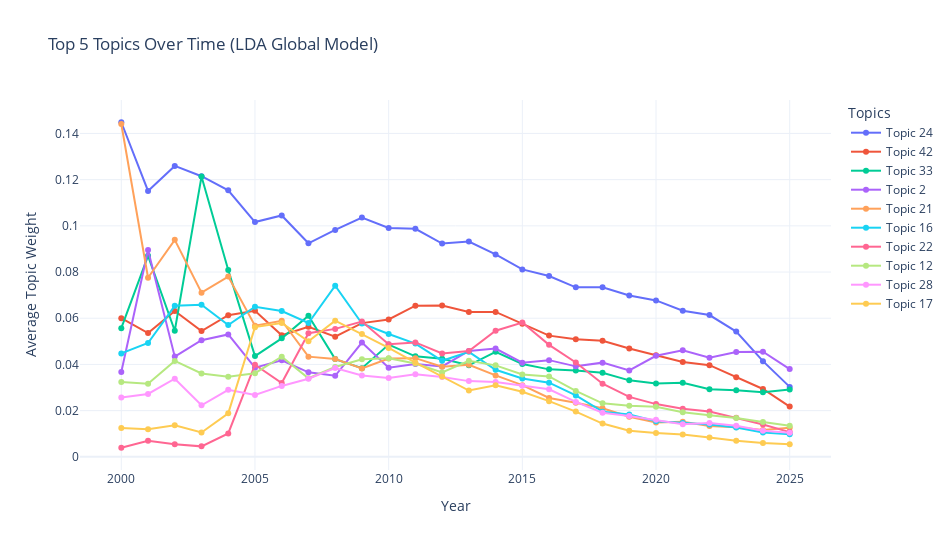

Notebook source saved alongside this figure:
### Code cell
import numpy as np
import plotly.graph_objects as go
import textwrap

split_corpus = []
idx = 0
for slice_size in time_slices[SUBJECT]:
    split_corpus.append(corpus_sorted[SUBJECT][idx: idx + slice_size])
    idx += slice_size

topic_activity = []
for i, corpus_year in enumerate(split_corpus):
    gamma = [loaded_lda_model.get_document_topics(doc, minimum_probability=0) for doc in corpus_year]
    avg_topic_dist = np.mean([[p for _, p in g] for g in gamma], axis=0)
    topic_activity.append(avg_topic_dist)

topic_activity = np.array(topic_activity)

mean_activity = topic_activity.mean(axis=0)
top_topics_idx = np.argsort(mean_activity)[::-1][:10]

top_words = {}
for idx in top_topics_idx:
    words = [w for w, _ in loaded_lda_model.show_topic(idx, topn=15)]
    wrapped = "<br>".join(
        [", ".join(words[i:i + 5]) for i in range(0, len(words), 5)]
    )
    top_words[idx] = wrapped

fig = go.Figure()

for idx in top_topics_idx:
    fig.add_trace(go.Scatter(
        x=year_list[SUBJECT],
        y=topic_activity[:, idx],
        mode='lines+markers',
        name=f"Topic {idx}",
        hovertemplate=(
            f"<b>Topic {idx}</b><br>"
            f"<b>Top words:</b><br>{top_words[idx]}<br>"
            "Year: %{x}<br>"
            "Weight: %{y:.4f}<extra></extra>"
        )
    ))

fig.update_layout(
    title="Top 5 Topics Over Time (LDA Global Model)",
    xaxis_title="Year",
    yaxis_title="Average Topic Weight",
    legend_title="Topics",
    template="plotly_white",
    hovermode="closest",
    width=950,
    height=550
)

fig.show()

### Figure 1 — Plotly figure (JSON) as saved in the notebook; plotly's stock layout.template omitted (floating-point values rounded to 4 significant figures)
{"data": [{"hovertemplate": "<b>Topic 24</b><br><b>Top words:</b><br>be, can, not, it, or<br>which, one, such, they, how<br>but, have, these, more, some<br>Year: %{x}<br>Weight: %{y:.4f}<extra></extra>", "mode": "lines+markers", "name": "Topic 24", "type": "scatter", "x": [2000, 2001, 2002, 2003, 2004, 2005, 2006, 2007, 2008, 2009, 2010, 2011, 2012, 2013, 2014, 2015, 2016, 2017, 2018, 2019, 2020, 2021, 2022, 2023, 2024, 2025], "y": [0.1449, 0.1151, 0.126, 0.1215, 0.1154, 0.1016, 0.1045, 0.09244, 0.09824, 0.1036, 0.09908, 0.0987, 0.09233, 0.09318, 0.08764, 0.08113, 0.07829, 0.07338, 0.07337, 0.06982, 0.06771, 0.06325, 0.06138, 0.05422, 0.04143, 0.03027]}, {"hovertemplate": "<b>Topic 42</b><br><b>Top words:</b><br>algorithm, problem, algorithms, problems, optimization<br>search, based, method, proposed, solution<br>approach, be, which, can, optimal<br>Year: %{x}<br>Weight: %{y:.4f}<extra></extra>", "mode": "lines+markers", "name": "Topic 42", "type": "scatter", "x": [2000, 2001, 2002, 2003, 2004, 2005, 2006, 2007, 2008, 2009, 2010, 2011, 2012, 2013, 2014, 2015, 2016, 2017, 2018, 2019, 2020, 2021, 2022, 2023, 2024, 2025], "y": [0.06002, 0.05356, 0.06314, 0.05443, 0.0613, 0.06319, 0.05263, 0.05627, 0.05201, 0.05788, 0.05945, 0.06544, 0.06548, 0.06271, 0.06272, 0.05759, 0.05247, 0.05091, 0.05021, 0.04691, 0.04396, 0.04105, 0.03968, 0.03441, 0.02937, 0.02176]}, {"hovertemplate": "<b>Topic 33</b><br><b>Top words:</b><br>system, software, design, systems, data<br>based, tool, tools, can, open<br>it, process, use, applications, be<br>Year: %{x}<br>Weight: %{y:.4f}<extra></extra>", "mode": "lines+markers", "name": "Topic 33", "type": "scatter", "x": [2000, 2001, 2002, 2003, 2004, 2005, 2006, 2007, 2008, 2009, 2010, 2011, 2012, 2013, 2014, 2015, 2016, 2017, 2018, 2019, 2020, 2021, 2022, 2023, 2024, 2025], "y": [0.05569, 0.08703, 0.05457, 0.1213, 0.08085, 0.04361, 0.05129, 0.0611, 0.04229, 0.03838, 0.04858, 0.0435, 0.04246, 0.03963, 0.04545, 0.04017, 0.03786, 0.03738, 0.03643, 0.03311, 0.0317, 0.03207, 0.0293, 0.0288, 0.02798, 0.02909]}, {"hovertemplate": "<b>Topic 2</b><br><b>Top words:</b><br>research, ai, from, has, have<br>their, review, how, survey, paper<br>study, future, these, systems, challenges<br>Year: %{x}<br>Weight: %{y:.4f}<extra></extra>", "mode": "lines+markers", "name": "Topic 2", "type": "scatter", "x": [2000, 2001, 2002, 2003, 2004, 2005, 2006, 2007, 2008, 2009, 2010, 2011, 2012, 2013, 2014, 2015, 2016, 2017, 2018, 2019, 2020, 2021, 2022, 2023, 2024, 2025], "y": [0.03669, 0.08957, 0.04338, 0.0505, 0.05299, 0.0386, 0.04182, 0.03658, 0.03508, 0.04946, 0.03861, 0.04019, 0.03912, 0.04586, 0.04686, 0.04072, 0.04185, 0.03916, 0.04077, 0.03741, 0.04373, 0.04614, 0.04294, 0.04539, 0.04549, 0.03798]}, {"hovertemplate": "<b>Topic 21</b><br><b>Top words:</b><br>logic, verification, program, programs, reasoning<br>symbolic, semantics, formal, rules, model<br>our, programming, systems, proof, logical<br>Year: %{x}<br>Weight: %{y:.4f}<extra></extra>", "mode": "lines+markers", "name": "Topic 21", "type": "scatter", "x": [2000, 2001, 2002, 2003, 2004, 2005, 2006, 2007, 2008, 2009, 2010, 2011, 2012, 2013, 2014, 2015, 2016, 2017, 2018, 2019, 2020, 2021, 2022, 2023, 2024, 2025], "y": [0.1441, 0.07751, 0.09393, 0.07107, 0.07805, 0.05676, 0.05891, 0.04338, 0.04232, 0.03827, 0.04252, 0.04271, 0.03901, 0.03983, 0.03525, 0.03103, 0.02548, 0.02344, 0.02103, 0.01738, 0.01489, 0.01513, 0.01338, 0.01276, 0.01156, 0.01256]}, {"hovertemplate": "<b>Topic 16</b><br><b>Top words:</b><br>functions, linear, over, finite, polynomial<br>set, sets, function, theory, class<br>which, algebraic, paper, fuzzy, invariant<br>Year: %{x}<br>Weight: %{y:.4f}<extra></extra>", "mode": "lines+markers", "name": "Topic 16", "type": "scatter", "x": [2000, 2001, 2002, 2003, 2004, 2005, 2006, 2007, 2008, 2009, 2010, 2011, 2012, 2013, 2014, 2015, 2016, 2017, 2018, 2019, 2020, 2021, 2022, 2023, 2024, 2025], "y": [0.04478, 0.04927, 0.06537, 0.06584, 0.05709, 0.06499, 0.06312, 0.05795, 0.07408, 0.05773, 0.0532, 0.04902, 0.04157, 0.04545, 0.03766, 0.03394, 0.03211, 0.02657, 0.01955, 0.01833, 0.01544, 0.01464, 0.01399, 0.0127, 0.0105, 0.009804]}, {"hovertemplate": "<b>Topic 22</b><br><b>Top words:</b><br>wireless, channel, power, performance, proposed<br>communication, multiple, based, system, transmission<br>signal, interference, systems, results, user<br>Year: %{x}<br>Weight: %{y:.4f}<extra></extra>", "mode": "lines+markers", "name": "Topic 22", "type": "scatter", "x": [2000, 2001, 2002, 2003, 2004, 2005, 2006, 2007, 2008, 2009, 2010, 2011, 2012, 2013, 2014, 2015, 2016, 2017, 2018, 2019, 2020, 2021, 2022, 2023, 2024, 2025], "y": [0.00392, 0.006954, 0.00539, 0.004519, 0.01011, 0.03987, 0.03195, 0.05349, 0.05539, 0.05857, 0.04876, 0.04953, 0.04472, 0.04577, 0.05458, 0.05815, 0.04848, 0.04082, 0.03164, 0.02593, 0.02282, 0.02083, 0.01964, 0.01686, 0.01399, 0.01069]}, {"hovertemplate": "<b>Topic 12</b><br><b>Top words:</b><br>n, o, log, algorithm, time<br>bound, our, problem, al, nn<br>et, sqrt, algorithms, bounds, lower<br>Year: %{x}<br>Weight: %{y:.4f}<extra></extra>", "mode": "lines+markers", "name": "Topic 12", "type": "scatter", "x": [2000, 2001, 2002, 2003, 2004, 2005, 2006, 2007, 2008, 2009, 2010, 2011, 2012, 2013, 2014, 2015, 2016, 2017, 2018, 2019, 2020, 2021, 2022, 2023, 2024, 2025], "y": [0.03244, 0.03162, 0.04151, 0.0361, 0.03464, 0.03621, 0.04334, 0.03402, 0.03886, 0.04222, 0.04269, 0.0404, 0.03654, 0.04155, 0.0396, 0.03565, 0.0348, 0.02852, 0.02314, 0.02214, 0.02167, 0.01925, 0.01802, 0.01679, 0.01505, 0.01346]}, {"hovertemplate": "<b>Topic 28</b><br><b>Top words:</b><br>graph, graphs, problem, edge, vertex<br>edges, vertices, time, np, number<br>set, show, g, directed, at<br>Year: %{x}<br>Weight: %{y:.4f}<extra></extra>", "mode": "lines+markers", "name": "Topic 28", "type": "scatter", "x": [2000, 2001, 2002, 2003, 2004, 2005, 2006, 2007, 2008, 2009, 2010, 2011, 2012, 2013, 2014, 2015, 2016, 2017, 2018, 2019, 2020, 2021, 2022, 2023, 2024, 2025], "y": [0.02569, 0.02721, 0.03381, 0.02232, 0.029, 0.02678, 0.03069, 0.03381, 0.0384, 0.0352, 0.03414, 0.03575, 0.03454, 0.03277, 0.03242, 0.03074, 0.02921, 0.02378, 0.01907, 0.01769, 0.01603, 0.01407, 0.01461, 0.01348, 0.01124, 0.01038]}, {"hovertemplate": "<b>Topic 17</b><br><b>Top words:</b><br>information, channel, rate, capacity, channels<br>communication, feedback, side, two, coding<br>at, which, region, message, messages<br>Year: %{x}<br>Weight: %{y:.4f}<extra></extra>", "mode": "lines+markers", "name": "Topic 17", "type": "scatter", "x": [2000, 2001, 2002, 2003, 2004, 2005, 2006, 2007, 2008, 2009, 2010, 2011, 2012, 2013, 2014, 2015, 2016, 2017, 2018, 2019, 2020, 2021, 2022, 2023, 2024, 2025], "y": [0.01247, 0.01192, 0.01367, 0.01054, 0.01885, 0.05615, 0.05793, 0.05, 0.05892, 0.05319, 0.04716, 0.04077, 0.03475, 0.02869, 0.03093, 0.02817, 0.0241, 0.01958, 0.01439, 0.01127, 0.01035, 0.009647, 0.008376, 0.006938, 0.006001, 0.005453]}], "layout": {"height": 550, "hovermode": "closest", "legend": {"title": {"text": "Topics"}}, "title": {"text": "Top 5 Topics Over Time (LDA Global Model)"}, "width": 950, "xaxis": {"title": {"text": "Year"}}, "yaxis": {"title": {"text": "Average Topic Weight"}}}}
